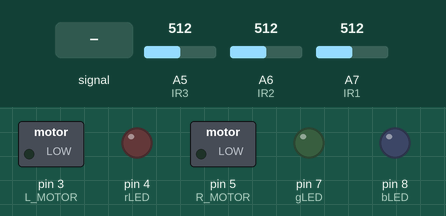
Recording of a sketch running on a simulated Arduino Nano, built with avr-gcc and run on an emulated ATmega328P. Shown: switched loads named in the sketch (green lamp = pin HIGH), output pins drawn as LEDs (lit = HIGH). The inputs (shaded band) are chosen by the test bench; at power-on: A6 (IR2) = 512, A5 (IR3) = 512, A7 (IR1) = 512.

Above: at 1.2 s.
1.3 s: A5 (IR3) fed a 200 Hz sine of ±81 counts around its level
At 4.1 s:
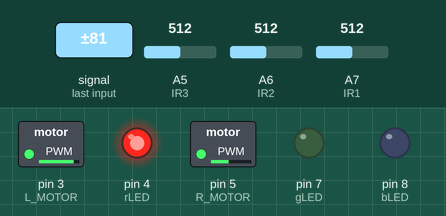
4.3 s: A6 (IR2) set to 306
At 5.1 s:
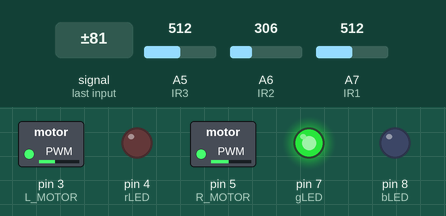
5.8 s: A5 (IR3) set to 415
7.3 s: A5 (IR3) set to 384
At 8.5 s:
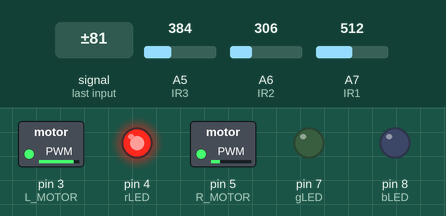
9.2 s: A7 (IR1) set to 424
10.7 s: A7 (IR1) set to 396
At 11.1 s:
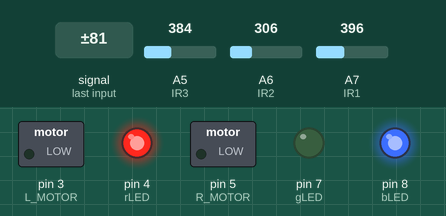
Timing chart, 0 to 13.2 s (numbered marks = the images above; inputs shaded):
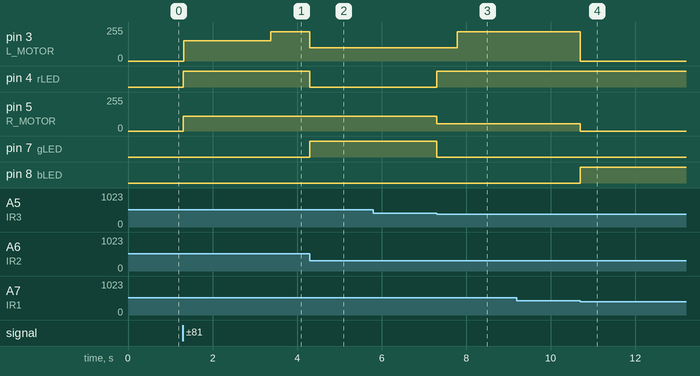

The sketch:

Main-2.0.ino
```cpp
/* Orientation is determined from top-down view */
#define IR1 A7  // Left IR
#define IR2 A6  // Middle IR
#define IR3 A5  // Right IR

#define rLED 4  // Red LED
#define gLED 7  // Green LED
#define bLED 8  // Blue LED

#define L_MOTOR 3 // Left Motor
#define R_MOTOR 5 // Right Motor

/* Motor constants */
const int basespeedR = 112;
const int basespeedL = 100;

/* Declaration of the << operator */
template<class T> inline Print &operator <<(Print &obj, T arg) { obj.print(arg); return obj; }

/* Global variables for setup */
const int DT = 1;
int offs[3];
static int avg = 0;

/* Global variables for loop */
static int rmotor = 0, lmotor = 0;
static unsigned tick_cnt = 0;

/* Holds PID values */
struct pid {
  double integral;
  int prev = 0;
  double kp = 0.7; //the ks should be negative to counteract error
  double ki = 0.08;
  double kd = 0.8;
};

/* Global variables for process */
pid lman, rman;
static bool detectedexit = 0;

/* Holds IR values */
struct ir_in {
  int x, y, z;
};

/* Resets PID */
void resetPid(struct pid *e) {
  e->integral = 0;
  e->prev = 0;
}

/* I dont really know */
int getFix(struct pid *e, int error) {
  double d = (error - e->prev)/DT;
  e->integral += error * DT;
  e->prev = error;
  int r = abs(e->kp * error + e->ki * e->integral + e->kd * d);
  //Serial << "GetFix: " << r << " \n";
  return r;
}

/* Reads IR values */
inline struct ir_in ir_read(){
  ir_in ir_struct;
  int x = analogRead(IR1);
  int y = analogRead(IR2);
  int z = analogRead(IR3);

  if(x > offs[0])
    x = offs[0];
  if(y > offs[1])
    y = offs[1];
  if(z > offs[2])
    z = offs[2];

  ir_struct.x = map(x, 0, offs[0], 255, 0);
  ir_struct.y = map(y, 0, offs[1], 255, 0);
  ir_struct.z = map(z, 0, offs[2], 255, 0);

  return ir_struct;
}

void process(ir_in& ir_struct, int& rmotor, int& lmotor) {
  int rError = abs(ir_struct.y - ir_struct.x);
  int lError = abs(ir_struct.y - ir_struct.z);
  //Serial << "x1:  " << ir_struct.x << "  y1:  " << ir_struct.y << "  z1:  " << ir_struct.z << "  \n";  //Previously in loop to test IR

  /* Threshold level (Above 40 means black detected, below that means white) */
  const int level = 50;

  if(ir_struct.x > level) {
    if(ir_struct.y > level) {
      /* Left IR + Middle IR + Right IR : STOP*/
      if(ir_struct.z > level) {
        lmotor = 0;
        rmotor = 0;
        digitalWrite(bLED, HIGH);
        digitalWrite(rLED, HIGH);
        digitalWrite(gLED, LOW);
        detectedexit = 1;
      }
      /* Left IR + Middle IR : LEFT */
      else {
        digitalWrite(bLED, HIGH);
        digitalWrite(rLED, LOW);
        digitalWrite(gLED, LOW);
        rmotor = constrain(int(basespeedR + getFix(&rman, rError)), basespeedR/2, 220);
        lmotor = constrain(int(basespeedL - getFix(&lman, lError)), basespeedL/2, 220);
      }
    }
    /* Left IR : LEFT */
    else {
      digitalWrite(bLED, HIGH);
      digitalWrite(rLED, LOW);
      digitalWrite(gLED, LOW);
      rmotor = (constrain(int(basespeedR + getFix(&rman, rError)), basespeedR/2, 220));
      lmotor = (constrain(int(basespeedL - getFix(&lman, lError)), basespeedL/2, 220));
    }
    }
  else if(ir_struct.y > level + 40) {
    /* Middle IR + Right IR : RIGHT*/
    if(ir_struct.z > level + 7) {
      digitalWrite(bLED, LOW);
      digitalWrite(gLED, LOW);
      digitalWrite(rLED, HIGH);
      lmotor = constrain(int(basespeedL + getFix(&lman, lError)), basespeedL/2, 220);
      rmotor = constrain(int(basespeedR - getFix(&rman, rError)), basespeedR/2, 220);
    }
    /* Middle IR : STRAIGHT */
    else {
      digitalWrite(gLED, HIGH);
      digitalWrite(rLED, LOW);
      digitalWrite(bLED, LOW);
      // Reset pid integral error in order to make PID recalibrated.
      resetPid(&lman); resetPid(&rman);
      rmotor = basespeedR;
      lmotor = basespeedL;
    }
  }
  /* Right IR : RIGHT */
  else if(ir_struct.z > level - 20) {
    digitalWrite(rLED, HIGH);
    digitalWrite(bLED, LOW);
    digitalWrite(gLED, LOW);
    lmotor = constrain(int(basespeedL + getFix(&lman, lError)), basespeedL/2, 220);
    rmotor = constrain(int(basespeedR - getFix(&rman, rError)), basespeedR/2, 220);
  }
}

void setup() {
  /* Right Motor PID (Used to turn LEFT) */
  rman.kp = 1.3;
  rman.kd = -0.0115; // kd should always be negative on rman and lman
  rman.ki = 0.001;

  /* Left Motor PID (Used to turn RIGHT) */
  lman.kp = 1.3;
  lman.kd = -0.0115;
  lman.ki = 0.001;

  /* Set data rate */
  Serial.begin(9600);

  /* Pin Configuration */
  pinMode(IR1, INPUT);
  pinMode(IR2, INPUT);
  pinMode(IR3, INPUT);
  pinMode(gLED, OUTPUT);
  pinMode(rLED, OUTPUT);
  pinMode(bLED, OUTPUT);
  pinMode(L_MOTOR, OUTPUT);
  pinMode(R_MOTOR, OUTPUT);

  /* Get average IR values to reset */
  int nsamples = 3;
  offs[0] = 0;
  offs[1] = 0;
  offs[2] = 0;
  for(int i = 0; i < nsamples; i++) {
    avg += analogRead(IR2);
    offs[0] += analogRead(IR1);
    offs[1] += analogRead(IR2);
    offs[2] += analogRead(IR3);
    //Serial << "avg:" << avg;
  }
  offs[0] = offs[0]/nsamples;
  offs[1] = offs[1]/nsamples;
  offs[2] = offs[2]/nsamples;
  avg = avg/nsamples;
  //Serial << "offs" << offs[0] << " " << offs[1] << "\n";

  /* Test IR sensors */
  //Serial << "x1:  " << ir_struct.x << "  y1:  " << ir_struct.y << "  z1:  " << ir_struct.z << "  \n";
}

void loop() {
  ir_in ir_struct = ir_read();
  //Serial << "RW: " << ir_struct.rw << "\n LW: " << ir_struct.lw << "\n";

  /* Wait so that the IR sensors can read initial values && stop line not detected */
  if(tick_cnt > 50 && !detectedexit) {
    analogWrite(R_MOTOR, rmotor);
    analogWrite(L_MOTOR, lmotor);
    process(ir_struct, rmotor, lmotor);
  }
  /* Used for when stop line was detected */
  else {
    analogWrite(R_MOTOR, LOW);
    analogWrite(L_MOTOR, LOW);
  }

  tick_cnt++;
}
```

Measured:
- the behaviour switches between 398 and 397 on A5 (IR3) (found by bisection; images 2 and 3)
- the behaviour switches between 412 and 411 on A7 (IR1) (found by bisection; images 3 and 4)
- after the input at 1.3 s, pin 3 (L_MOTOR): 0/255 → 152/255 at once, → 220/255 2.1 s later; pin 4 (rLED): LOW → HIGH at once; pin 5 (R_MOTOR): 0/255 → 112/255 at once
- after the input at 4.3 s, pin 3 (L_MOTOR): 220/255 → 100/255 at once; pin 4 (rLED): HIGH → LOW at once; pin 7 (gLED): LOW → HIGH at once
- after the input at 5.8 s, every drawn part: stays the same
- after the input at 7.3 s, pin 3 (L_MOTOR): 100/255 → 220/255 after 0.49 s; pin 4 (rLED): LOW → HIGH at once; pin 5 (R_MOTOR): 112/255 → 56/255 at once; pin 7 (gLED): HIGH → LOW at once
- after the input at 9.2 s, every drawn part: stays the same
- after the input at 10.7 s, pin 3 (L_MOTOR): 220/255 → 0/255 at once; pin 5 (R_MOTOR): 56/255 → 0/255 at once; pin 8 (bLED): LOW → HIGH at once
